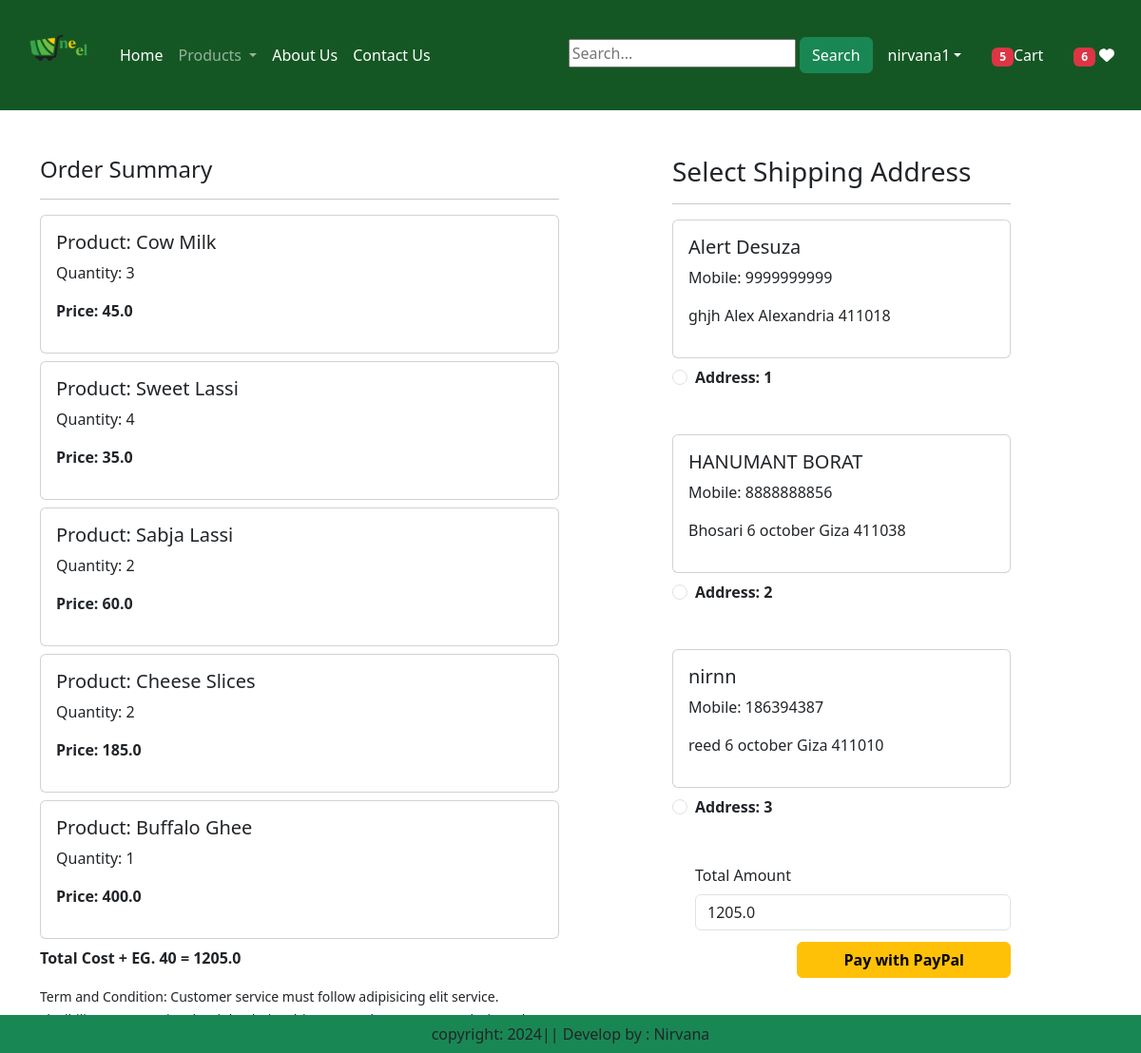
The page /checkout/ (signed in) on the database its author committed.
### app1/models.py (models this page shows, shortened)
class Cart(models.Model):
    user = models.ForeignKey (User, on_delete=models.CASCADE)
    product = models.ForeignKey (Product, on_delete=models.CASCADE)
    quantity = models. PositiveIntegerField(default=1)

class Product(models.Model):
    title = models.CharField(max_length=100)
    selling_price = models.FloatField()
    discounted_price = models.FloatField()
    description = models.TextField()
    composition = models.TextField(default='')
    prodapp = models.TextField(default='')
    category = models.CharField(choices=CATEGORY_CHOICES, max_length=2)
    product_image = models.ImageField(upload_to='product')

class Customer(models.Model):
    user = models.ForeignKey(User, on_delete=models.CASCADE)
    name = models.CharField(max_length=200)
    locality = models.CharField(max_length=200)
    city = models.CharField(max_length=50)
    mobile = models.IntegerField(default=0)
    zipcode = models.IntegerField()
    state = models.CharField(choices=STATE_CHOICES, max_length=100)

### app1/views.py (the view, shortened to what this page needs)
# urls.py: path('checkout/',views.checkout.as_view(), name='checkout'),
@method_decorator(login_required, name='dispatch')
class checkout(View):
    def get(self, request):
        totalitem = 0
        wishitem = 0
        if request.user.is_authenticated:
            totalitem = len(Cart.objects.filter(user=request.user))
            wishitem = len(Wishlist.objects.filter(user=request.user))
        user = request.user
        add = Customer.objects.filter(user=user)
        cart_items = Cart.objects.filter(user=user)
        famount = 0
        for p in cart_items:
            value = p.quantity * p.product.discounted_price
            famount += value
        totalamount = famount + 40
        context = {
            "add": add,
            "cart_items": cart_items,
            "totalamount": totalamount,
            "totalitem": totalitem,
            "wishitem": wishitem,
        }
        return render(request, "app1/checkout.html", context)

### app1/templates/app1/checkout.html (shortened to what this page needs)
{% extends 'app1/base.html' %}
{% load static %}
{% block main-content %}
<div class="container">
    <div class="row mt-5">
        <div class="col-sm-6">
            <h4>Order Summary</h4>
            <hr>
            {% for item in cart_items %}
                <div class="card mb-2">
                    <div class="card-body">
                        <h5>Product: {{item.product.title}}</h5>
                        <p>Quantity: {{item.quantity}}</p>
                        <p class="fw-bold">Price: {{item.product.discounted_price}}</p>
                    </div>
                </div>
            {% endfor %}
            <p class="fw-bold">Total Cost + EG. 40 = {{totalamount}}</p>
            <small>Term and Condition: Customer service must follow adipisicing elit service. Flexibility, never again! The right choice drives away the consumer's desires, the least important. It is easy and never hard to find accusers but nothing and who?</small>
        </div>
        <div class="col-sm-4 offset-sm-1">
            <h3>Select Shipping Address</h3>
            <hr>
            <form method="post" id="myform">
                {% for ad in add %}
                <div class="card">
                    <div class="card-body">
                    <h5>{{ad.name}}</h5>
                    <p>Mobile: {{ad.mobile}}</p>
                    <p>{{ad.locality}} {{ad.city}} {{ad.state}} {{ad.zipcode}}</p>
                    </div>
                </div>
                    <div class="form-check mt-2 mb-5">
                        <input class="form-check-input" type="radio" name="custid" id="custadd{{forloop.counter}}" value="{{ad.id}}">
                        <label class="form-check-label fw-bold" for="custadd((forloop.counter}}">Address: {{forloop.counter}} </label>
                    </div>
                {%endfor%}
                <div class="form-check mb-1">
                    <label for="totamount" class="form-label">Total Amount</label>
                    <input type="number" class="form-control" name="totamount" value={{totalamount}} readonly>
                </div>
                <div class="text-end">
                    <button type="submit" class="btn btn-warning mt-2 px-5 fw-bold">Pay with PayPal</button>
                </div>
            </form>
        </div>
    </div>
</div>
{%endblock main-content %}

### app1/templates/app1/base.html (shortened to what this page needs)
<!DOCTYPE html>
{% load static %}
<html lang="en">
<head>
    <link href="https://cdn.jsdelivr.net/npm/bootstrap@5.3.3/dist/css/bootstrap.min.css" rel="stylesheet">
    <link rel="stylesheet" href="{% static "app1/css/owl.carousel.min.css" %}">
    <link rel="stylesheet" href="{% static "app1/css/all.min.css" %}">
    <link rel="stylesheet" href="{% static "app1/css/style.css" %}">
</head>
<body>
    <nav class="navbar navbar-expand-lg navbar-dark" style="background-color: #155724; ">
        <div class="container-fluid">
          <a class="navbar-brand" href="#">
            <img src="{% static "app1/images/1.png" %}" width="90" height="90">
          </a>
          <div class="collapse navbar-collapse" id="navbarSupportedContent">
            <ul class="navbar-nav me-auto mb-2 mb-lg-0">
              {% if request.user.is_authenticated %}
              <li class="nav-item">
                <a class="nav-link active" aria-current="page" href="/">Home</a>
              </li>
              <li class="nav-item dropdown">
                <a class="nav-link dropdown-toggle" href="#" role="button" data-bs-toggle="dropdown" aria-expanded="false">
                  Products
                </a>
              </li>
              <li class="nav-item">
                <a class="nav-link text-white" href="{%url 'about' %}">About Us</a>
              </li>
              <li class="nav-item">
                <a class="nav-link text-white" href="{%url 'contact' %}">Contact Us</a>
              </li>
            </ul>
            <form method="get" action="{% url 'search' %}">
              <input type="text" name="search" placeholder="Search..." required value="{{ query|default:'' }}" />
              <button type="submit" class="btn btn-success">Search</button>
            </form>
          </div>
          <ul class="navbar-nav me-auto mb-2 mb-lg-0">
            <li class="nav-item dropdown mx-2">
                <a class="nav-link dropdown-toggle text-white" href="#"
                id="profileDropdown" role="button" data-bs-toggle="dropdown"
                aria-expanded="false">{{request.user}}</a>
            <li class="nav-item mx-2">
                <a href="{% url 'showcart' %}" class="nav-link text-white"><span class ="badge bg-danger">{%if totalitem > 0 %} {{totalitem}} {% endif%}</span>Cart</a>
            </li>
            <li class="nav-item mx-2">
              <a href="{% url 'showwishlist' %}" class="nav-link text-white">
                  {% if wishitem > 0 %}
                      <span class="badge bg-danger">{{ wishitem }}</span>
                  {% else %}
                      <span class="badge bg-secondary">0</span>
                  {% endif %}
                  <i class="fa fa-heart"></i>
              </a>
          </li>
            {% endif %}
        </ul>
    </div>
</nav>
    {% block main-content %}{% endblock main-content %}
    <footer class="container-fluid fixed-bottom bg-success text-center p-2 mt-5">
        copyright: 2024|| Develop by : Nirvana
    </footer>
</body>
</html>

### rows shown on the page
Cart: product "Cow Milk", quantity "3", product.discounted_price "45.0"
Cart: product "Sweet Lassi", quantity "4", product.discounted_price "35.0"
Cart: product "Sabja Lassi", quantity "2", product.discounted_price "60.0"
Cart: product "Cheese Slices", quantity "2", product.discounted_price "185.0"
Cart: product "Buffalo Ghee", quantity "1", product.discounted_price "400.0"
Customer: name "Alert Desuza", mobile "9999999999", locality "ghjh", city "Alex", state "Alexandria", zipcode "411018"
Customer: name "HANUMANT BORAT", mobile "8888888856", locality "Bhosari", city "6 october", state "Giza", zipcode "411038"
Customer: name "nirnn", mobile "186394387", locality "reed", city "6 october", state "Giza", zipcode "411010"

### other values the page prints
{{ request.user }} "nirvana1"
{{ totalitem }} "5"
{{ wishitem }} "6"
{{ totalamount }} "1205.0"
